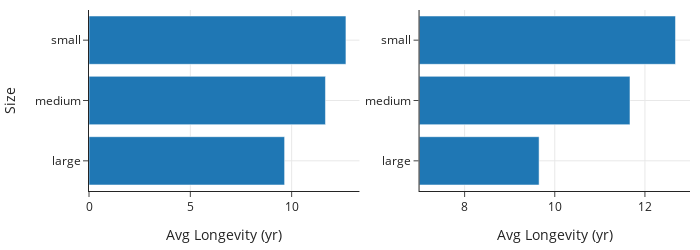

The notebook cell saved with this chart:
### Markdown cell above
There are some cases where we usually want to include 0.
For bar charts, including 0 is important so the heights of the bars directly relate to the data values.
As an example, below, we've created two bar charts that compare the longevity of dog breeds. 
The left plot includes 0, but the right plot doesn't:

### Code cell
dogs_lon = dogs.groupby('size')['longevity'].mean().reset_index()
sml = {"size": ['small', 'medium', 'large']}

left = px.bar(dogs_lon, x='longevity', y='size', category_orders=sml)
right = px.bar(dogs_lon, x='longevity', y='size', category_orders=sml)
fig = left_right(left, right, height=250)
fig.update_xaxes(range=[7, 13], row=1, col=2)
fig.update_xaxes(title_text='Avg Longevity (yr)')
fig.update_layout(yaxis_title="Size")
fig.show()

### Figure 1 — Plotly figure (JSON) as saved in the notebook; plotly's stock layout.template omitted (floating-point values rounded to 4 significant figures)
{"data": [{"alignmentgroup": "True", "hovertemplate": "longevity=%{x}<br>size=%{y}<extra></extra>", "legendgroup": "", "marker": {"color": "#1F77B4", "pattern": {"shape": ""}}, "name": "", "offsetgroup": "", "orientation": "h", "showlegend": false, "textposition": "auto", "type": "bar", "x": [9.652, 11.67, 12.68], "xaxis": "x", "y": ["large", "medium", "small"], "yaxis": "y"}, {"alignmentgroup": "True", "hovertemplate": "longevity=%{x}<br>size=%{y}<extra></extra>", "legendgroup": "", "marker": {"color": "#1F77B4", "pattern": {"shape": ""}}, "name": "", "offsetgroup": "", "orientation": "h", "showlegend": false, "textposition": "auto", "type": "bar", "x": [9.652, 11.67, 12.68], "xaxis": "x2", "y": ["large", "medium", "small"], "yaxis": "y2"}], "layout": {"height": 250, "width": 700, "xaxis": {"anchor": "y", "autorange": true, "domain": [0, 0.45], "range": [0, 13.35], "title": {"text": "Avg Longevity (yr)"}, "type": "linear"}, "xaxis2": {"anchor": "y2", "domain": [0.55, 1], "range": [7, 13], "title": {"text": "Avg Longevity (yr)"}, "type": "linear"}, "yaxis": {"anchor": "x", "autorange": true, "domain": [0, 1], "range": [-0.5, 2.5], "title": {"text": "Size"}, "type": "category"}, "yaxis2": {"anchor": "x2", "autorange": true, "domain": [0, 1], "range": [-0.5, 2.5], "type": "category"}}}
